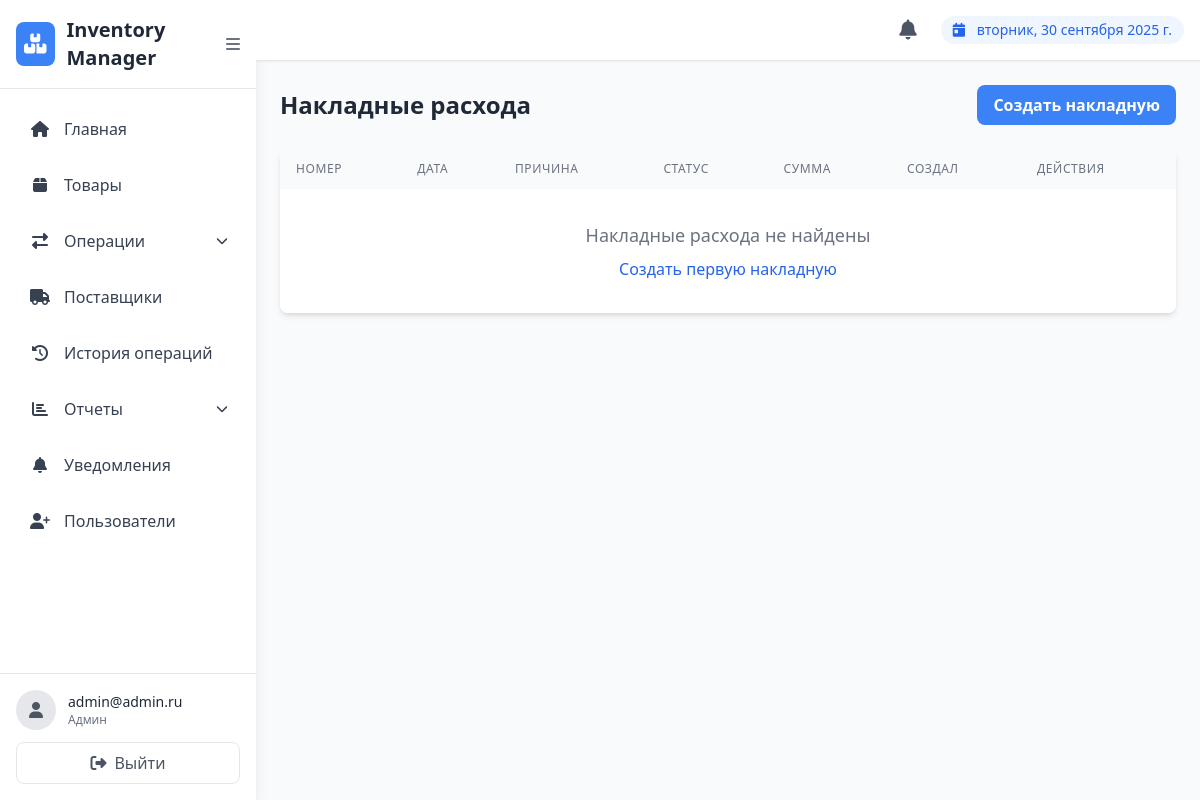
Before: /expenses/invoices/ (signed in) with the older database file.
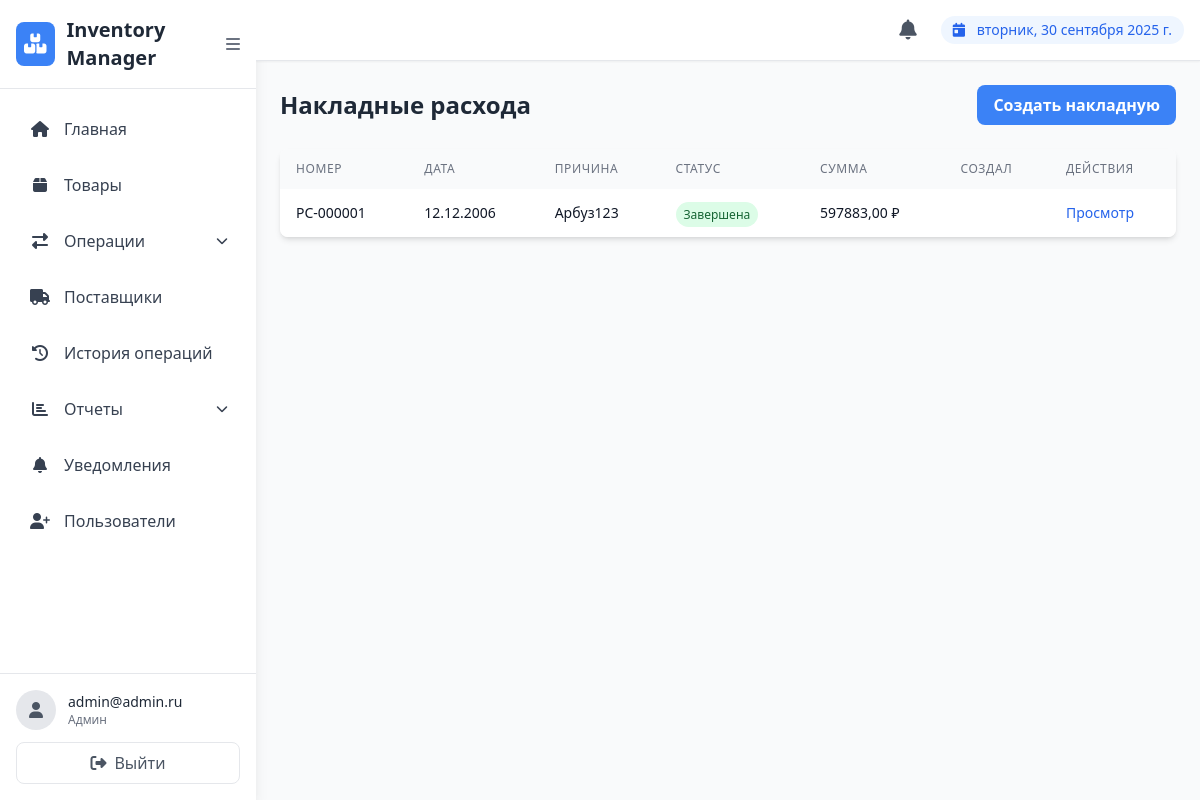
After: the same page with the newer database file.
### expenses/models.py (models this page shows, shortened)
class ExpenseInvoice(models.Model):
    STATUS_CHOICES = [
        ('draft', 'Черновик'),
        ('completed', 'Завершена'),
        ('cancelled', 'Отменена'),
    ]
    invoice_number = models.CharField(max_length=50, unique=True, verbose_name='Номер накладной')
    expense_date = models.DateField(verbose_name='Дата расхода')
    reason = models.ForeignKey(ExpenseReason, on_delete=models.PROTECT, verbose_name='Причина расхода')
    status = models.CharField(max_length=10, choices=STATUS_CHOICES, default='draft', verbose_name='Статус')
    total_amount = models.DecimalField(max_digits=12, decimal_places=2, default=0, verbose_name='Общая стоимость')
    comment = models.TextField(blank=True, verbose_name='Комментарий')
    created_by = models.ForeignKey(User, on_delete=models.PROTECT, verbose_name='Создал')
    created_at = models.DateTimeField(auto_now_add=True, verbose_name='Дата создания')
    updated_at = models.DateTimeField(auto_now=True, verbose_name='Дата обновления')
    class Meta:
        verbose_name = 'Накладная расхода'
        verbose_name_plural = 'Накладные расхода'
        ordering = ['-expense_date', '-created_at']

class ExpenseReason(models.Model):
    name = models.CharField(max_length=255, verbose_name='Название причины')
    description = models.TextField(blank=True, verbose_name='Описание')
    class Meta:
        verbose_name = 'Причина расхода'
        verbose_name_plural = 'Причины расхода'

### expenses/views.py (the view)
# urls.py: path('invoices/', views.expense_invoice_list, name='expense_invoice_list'),
@login_required
@user_passes_test(is_admin_or_manager)
def expense_invoice_list(request):
    invoices = ExpenseInvoice.objects.all().select_related('reason', 'created_by')
    return render(request, 'expenses/expense_invoice_list.html', {'invoices': invoices})

### expenses/views.py (called while the page is built)
def is_admin_or_manager(user):
    return user.is_authenticated and user.role in ['admin', 'manager']

### expenses/templates/expenses/expense_invoice_list.html (shortened to what this page needs)
{% extends "users/base.html" %}
{% block content %}
<div>
    <div class="flex justify-between items-center mb-6">
        <h2 class="text-2xl font-bold text-gray-800">Накладные расхода</h2>
        <a href="{% url 'expenses:expense_invoice_create' %}" class="bg-blue-500 hover:bg-blue-600 text-white font-bold py-2 px-4 rounded-lg transition duration-200">
            Создать накладную
        </a>
    </div>
    <div class="bg-white rounded-lg shadow-md overflow-hidden">
        <table class="min-w-full">
            <thead class="bg-gray-50">
                <tr>
                    <th class="py-3 px-4 text-left text-xs font-medium text-gray-500 uppercase tracking-wider">Номер</th>
                    <th class="py-3 px-4 text-left text-xs font-medium text-gray-500 uppercase tracking-wider">Дата</th>
                    <th class="py-3 px-4 text-left text-xs font-medium text-gray-500 uppercase tracking-wider">Причина</th>
                    <th class="py-3 px-4 text-left text-xs font-medium text-gray-500 uppercase tracking-wider">Статус</th>
                    <th class="py-3 px-4 text-left text-xs font-medium text-gray-500 uppercase tracking-wider">Сумма</th>
                    <th class="py-3 px-4 text-left text-xs font-medium text-gray-500 uppercase tracking-wider">Создал</th>
                    <th class="py-3 px-4 text-left text-xs font-medium text-gray-500 uppercase tracking-wider">Действия</th>
                </tr>
            </thead>
            <tbody class="bg-white divide-y divide-gray-200">
                {% for invoice in invoices %}
                <tr class="hover:bg-gray-50 transition duration-150">
                    <td class="py-3 px-4 whitespace-nowrap">
                        <div class="text-sm font-medium text-gray-900">{{ invoice.invoice_number }}</div>
                    </td>
                    <td class="py-3 px-4 whitespace-nowrap">
                        <div class="text-sm text-gray-900">{{ invoice.expense_date|date:"d.m.Y" }}</div>
                    </td>
                    <td class="py-3 px-4 whitespace-nowrap">
                        <div class="text-sm text-gray-900">{{ invoice.reason.name }}</div>
                    </td>
                    <td class="py-3 px-4 whitespace-nowrap">
                        <span class="px-2 py-1 text-xs rounded-full
                            {% if invoice.status == 'draft' %}bg-yellow-100 text-yellow-800
                            {% elif invoice.status == 'completed' %}bg-green-100 text-green-800
                            {% else %}bg-red-100 text-red-800{% endif %}">
                            {{ invoice.get_status_display }}
                        </span>
                    </td>
                    <td class="py-3 px-4 whitespace-nowrap">
                        <div class="text-sm font-medium text-gray-900">{{ invoice.total_amount }} ₽</div>
                    </td>
                    <td class="py-3 px-4 whitespace-nowrap">
                    </td>
                    <td class="py-3 px-4 whitespace-nowrap">
                        <div class="flex space-x-2">
                            <a href="{% url 'expenses:expense_invoice_detail' invoice.pk %}"
                               class="text-blue-600 hover:text-blue-800 text-sm font-medium">
                                Просмотр
                            </a>
                        </div>
                    </td>
                </tr>
                {% empty %}
                <tr>
                    <td colspan="7" class="py-8 px-4 text-center">
                        <div class="text-gray-500 text-lg">Накладные расхода не найдены</div>
                        <a href="{% url 'expenses:expense_invoice_create' %}" class="text-blue-600 hover:text-blue-800 mt-2 inline-block">
                            Создать первую накладную
                        </a>
                    </td>
                </tr>
                {% endfor %}
            </tbody>
        </table>
    </div>
</div>
{% endblock %}

Changed rows visible on the page:
added ExpenseInvoice: invoice_number "РС-000001", expense_date "12.12.2006", reason.name "Арбуз123", status "Завершена", total_amount "597883,00"
Other visible differences:
text no longer shown: "Накладные расхода не найдены Создать первую накладную"
